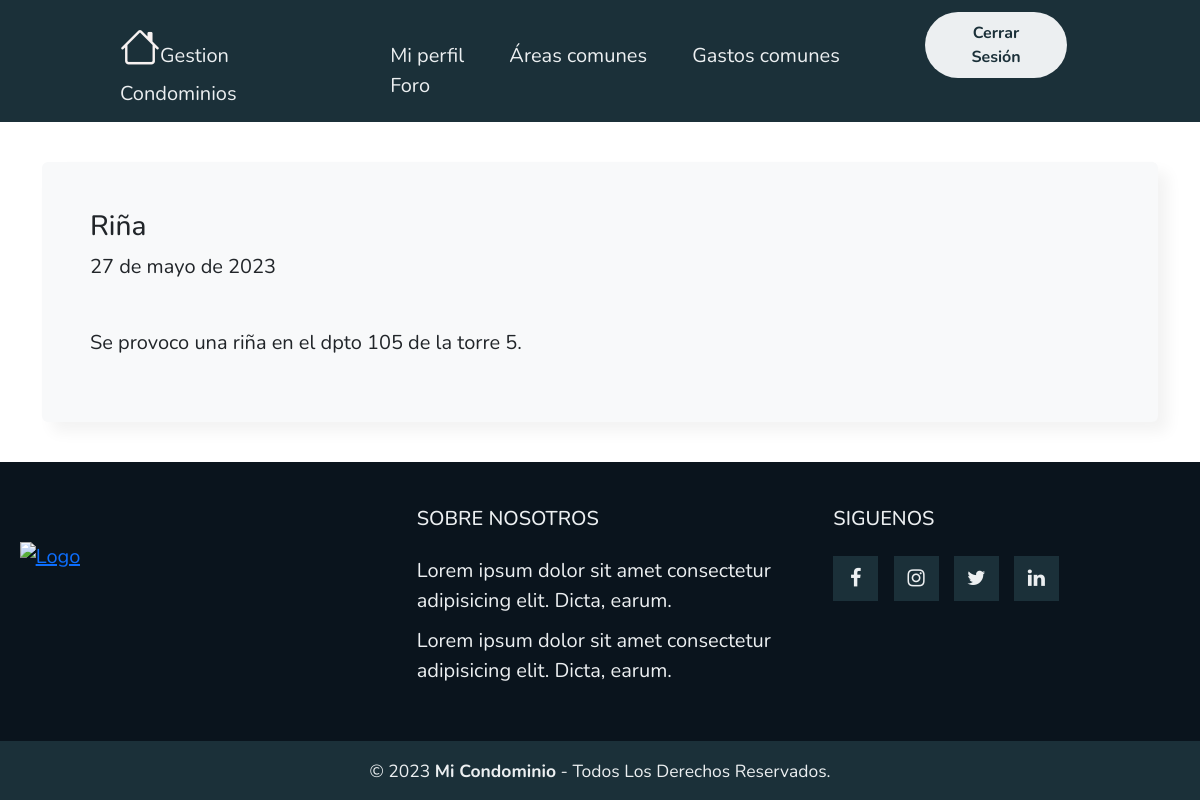
/Foro/ (signed in), run on an earlier commit of the app's database.
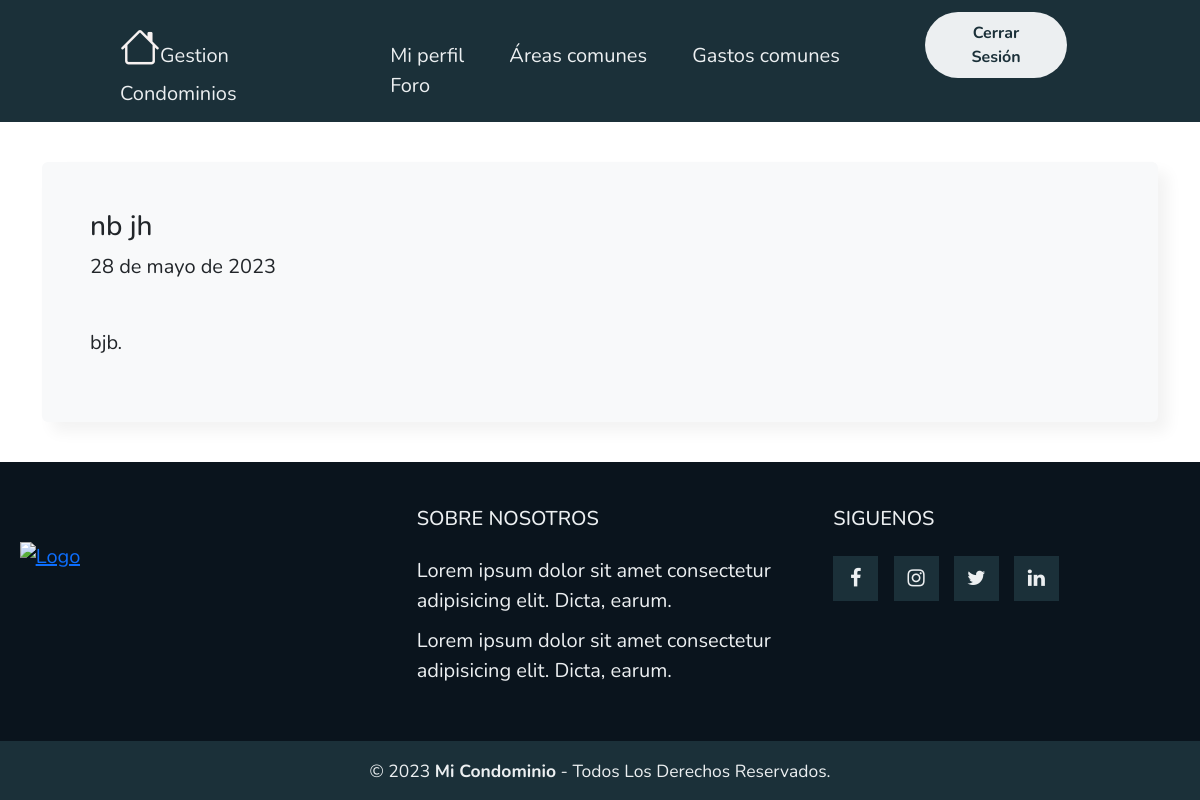
And on a later commit of the database.
### myapp/models.py (models this page shows, shortened)
class Anuncio(models.Model):
    titulo = models.CharField(max_length=50)
    descripcion = models.TextField()
    fecha = models.DateField(default=date.today)

### myapp/views.py (the view)
# urls.py: path('Foro/',Foro,name="Foro"),
@login_required
def Foro(request):
    data = Anuncio.objects.all()
    page = request.GET.get('page', 1)
    try:
        paginator = Paginator(data, 2)
        data = paginator.page(page)
    except:
        raise Http404
    return render(request, 'myapp/Anuncios/Foro.html',{'entity' : data,  'paginator':paginator})

### myapp/templates/myapp/Anuncios/Foro.html (shortened to what this page needs)
{% extends 'myapp/base.html' %}
{% block contenido %}
{% load static %}
<main class="container" style="margin-top: 20px; margin-bottom: 20px; font-size: 20px;">
    {% for entity in entity %}
    <div class="bg-body-tertiary p-5 rounded"
        style="margin-top: 40px; margin-bottom: 40px;box-shadow: 10px 10px 15px rgba(0, 0, 0, 0.05);">
        <h3>{{ entity.titulo }}</h3>
        <p>{{ entity.fecha }}</p>
        <br>
        <p class="">{{ entity.descripcion }}.</p>
    </div>
    {% endfor %}
</main>
{% endblock %}

What changed in the data, as far as the page shows it:
removed Anuncio: titulo "Riña", fecha "27 de mayo de 2023", descripcion "Se provoco una riña en el dpto 105 de la torre 5"
added Anuncio: titulo "nb jh", fecha "28 de mayo de 2023", descripcion "bjb"
